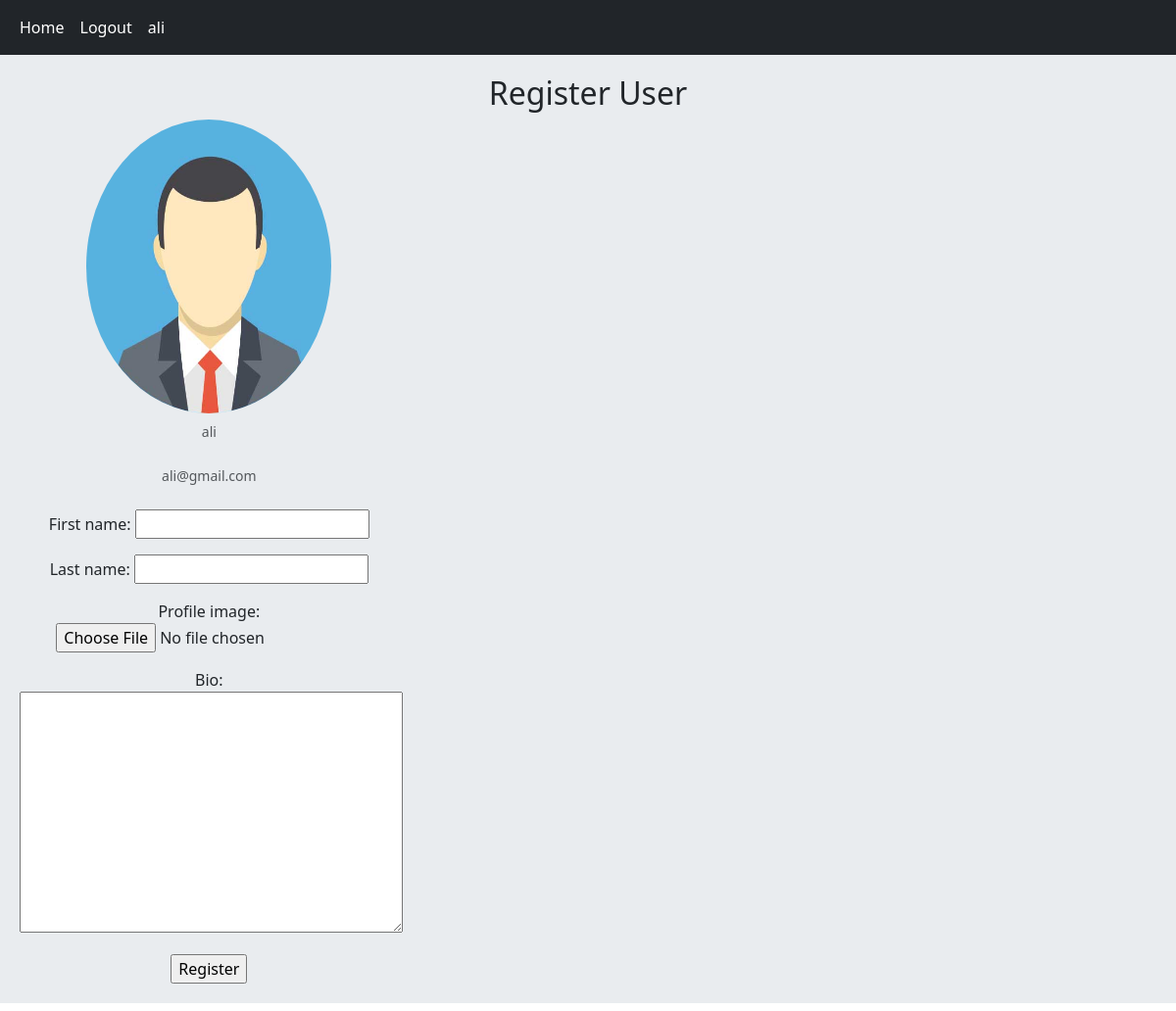
Before: /account/profile/5/ (signed in) with the older database file.
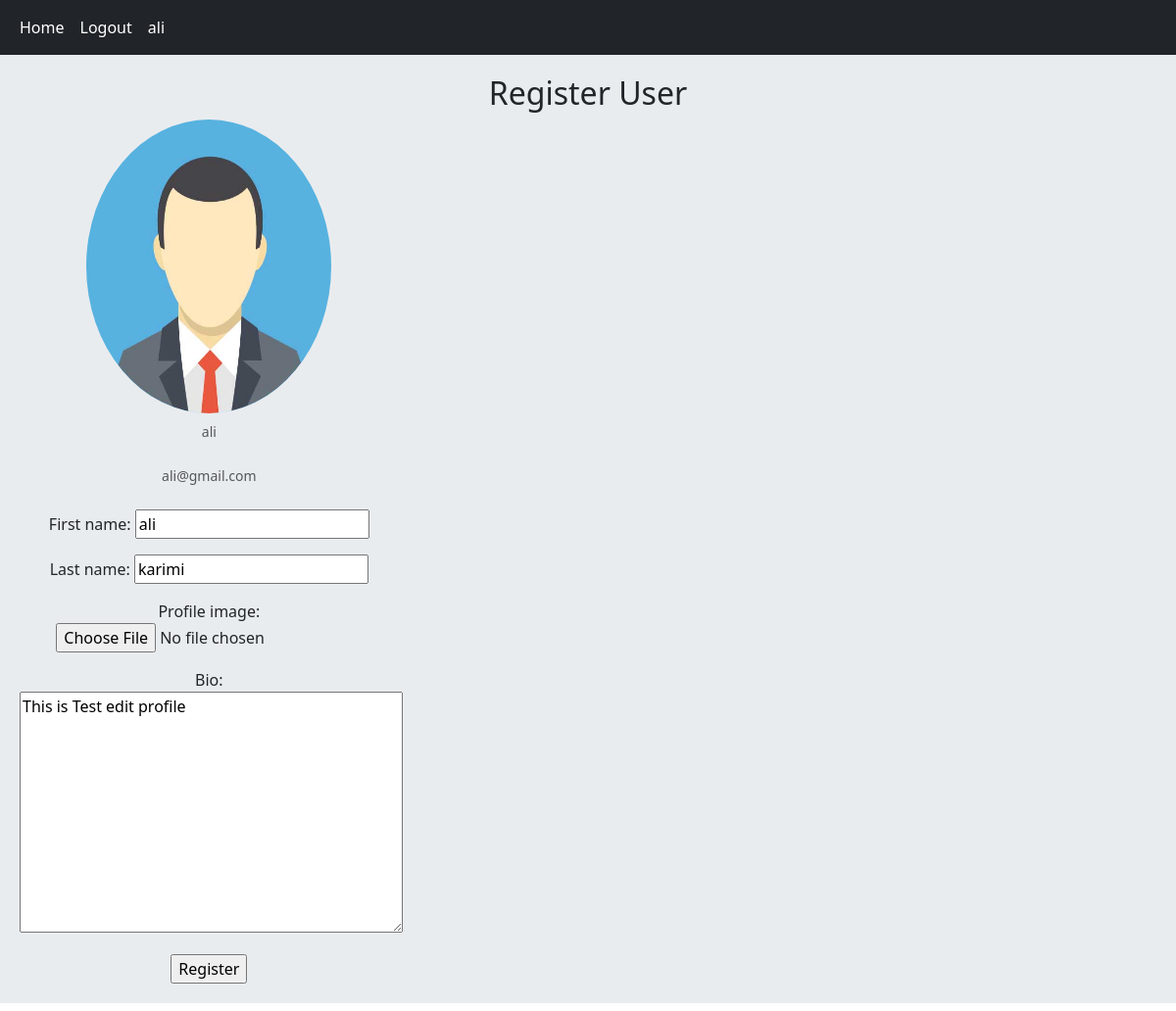
After: the same page with the newer database file.
### account/models.py (models this page shows, shortened)
class Account(AbstractUser):
    email = models.EmailField(max_length=60, unique=True)
    username = models.CharField(max_length=30, unique=True)
    date_joined = models.DateTimeField(auto_now_add=True)
    last_login = models.DateTimeField(auto_now=True)
    is_admin = models.BooleanField(default=False)
    is_active = models.BooleanField(default=True)
    is_staff = models.BooleanField(default=False)
    is_superuser = models.BooleanField(default=False)
    profile_image = models.ImageField(max_length=255, upload_to=get_profile_image_filepath, null=True, blank=True,
                                      default=get_default_profile_image)
    bio = models.TextField(blank=True)
    USERNAME_FIELD = 'username'
    REQUIRED_FIELDS = ['email']
    objects = MyAccountManager()

### account/views.py (the view, shortened to what this page needs)
# urls.py: path('profile/<int:user_id>/',views.UserProfileView.as_view(), name='user_profile'),
class UserProfileView(LoginRequiredMixin, View):
    form_class = UserProfileForm
    template_name = 'account/profile.html'
    def get(self, request, user_id, dic={}):
        account = Account.objects.get(pk=user_id)
        form = self.form_class(
            initial={
                'id': account.id,
                'first_name': account.first_name,
                'last_name': account.last_name,
                'bio':account.bio,
                'profile_image': account.profile_image
            }
        )
        dic['form'] = form
        dic['user'] = account
        dic['DATA_UPLOAD_MAX_MEMORY_SIZE'] = settings.DATA_UPLOAD_MAX_MEMORY_SIZE
        return render(request, 'account/profile.html', dic)

### account/forms.py (shortened to what this page needs)
class UserProfileForm(forms.ModelForm):
    profile_image = forms.ImageField(widget=forms.FileInput)
    class Meta:
        model = Account
        fields = ('first_name', 'last_name', 'profile_image', 'bio')

### account/models.py (called while the page is built)
def get_default_profile_image():
    return 'profile/profile_default/default_profile_image.png'

### account/templates/account/profile.html (shortened to what this page needs)
{% extends 'base.html' %}
{% block content %}
{% load static %}
<div class="card-body text-left">
  <div class="card-body text-lg-center">
    <h2>Register User</h2>
  </div>
</div>
    <div class="card-body text-center">
        <form action="" method="post" class="col-md-4" novalidate>
          <img
             class="img-account-profile rounded-circle mb-2"
             src="{{ user.profile_image.url }}"
             alt=""
             width="250"
             height="300">
          <div class="small font-italic text-muted mb-4">{{ user }}</div>
          <div class="small font-italic text-muted mb-4">{{ user.email }}</div>
          {{ form.as_p }}
          <input type="submit" value="Register">
        </form>
    </div>
{% endblock %}

### templates/base.html (shortened to what this page needs)
<!DOCTYPE html>
<html lang="en">
<head>
    <link href="https://cdn.jsdelivr.net/npm/bootstrap@5.3.0-alpha3/dist/css/bootstrap.min.css" rel="stylesheet">
</head>
<body>
    {% include 'inc/navbar.html' %}
    <div class="jombotron">
        {% block content %} {% endblock %}
    </div>
</body>
</html>

### templates/inc/navbar.html
<nav class="navbar navbar-expand-lg navbar-dark bg-dark">
  <div class="container-fluid">
    <div class="navbar-nav">
      <a class="nav-link active"  href="{% url 'home:home' %}">Home</a>
      {% if request.user.is_authenticated %}
        <a class="nav-link active"  href="{% url 'account:user_logout' %}">Logout</a>
        <a class="nav-link active"  href="{% url 'account:user_profile' user.id %}">{{user}}</a>
      {% else %}
        <a class="nav-link active"  href="{% url 'account:user_register' %}">Register</a>
        <a class="nav-link active"  href="{% url 'account:user_login' %}">Login</a>
      {% endif %}
    </div>
  </div>
</nav>

### templates/base.html (style rules this page uses)
.jombotron { padding: 20px; margin-bottom: 20px; background-color: #e9ecef; }

Changed rows visible on the page:
changed Account "ali": first_name (not shown) → "ali"; last_name (not shown) → "karimi"; bio (not shown) → "This is Test edit profile"
